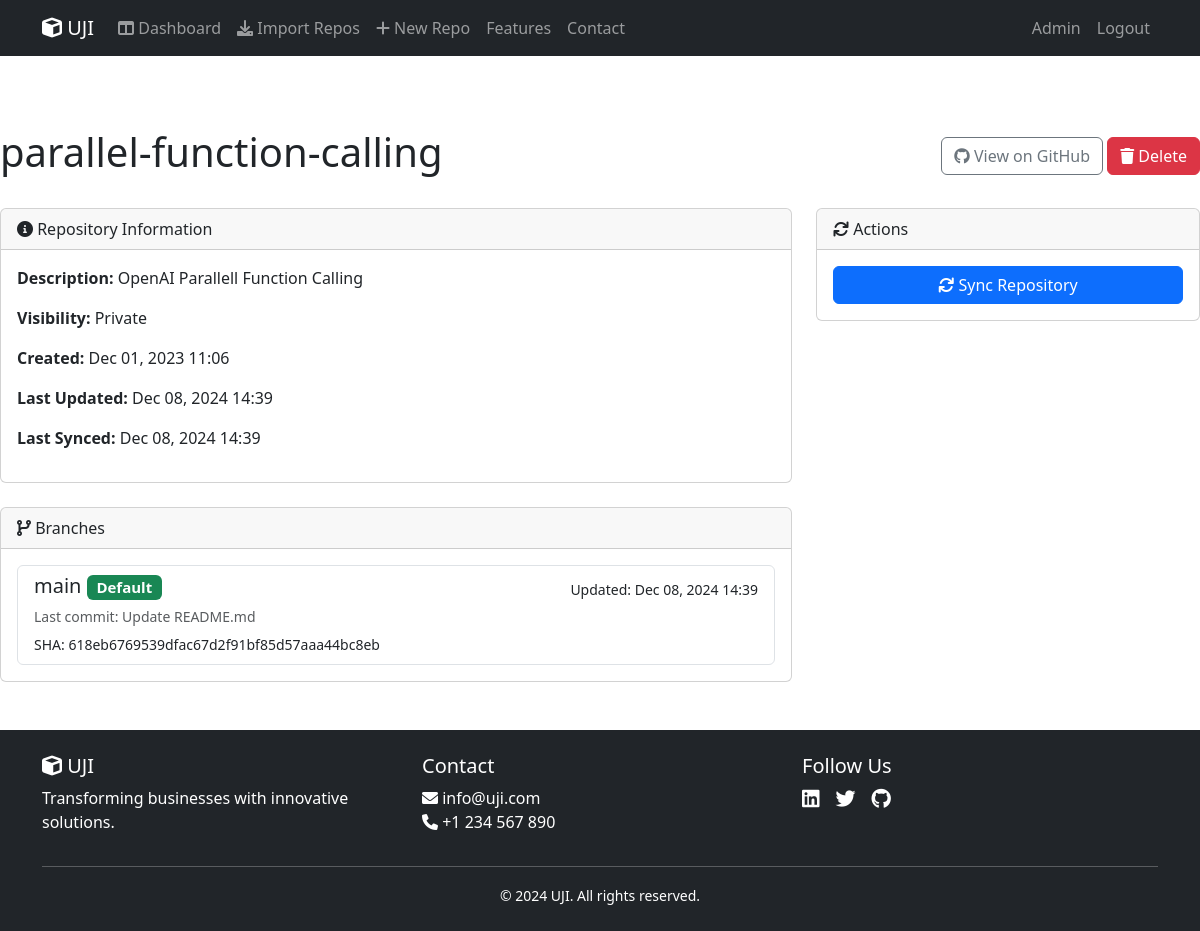
/repos/321/ (signed in), run on the app's committed database.
### repos/models.py (models this page shows, shortened)
class Repository(models.Model):
    github_id = models.IntegerField(unique=True)
    name = models.CharField(max_length=255)
    full_name = models.CharField(max_length=255, default='')  # Added default
    description = models.TextField(blank=True, null=True)
    url = models.URLField()
    private = models.BooleanField(default=False)
    fork = models.BooleanField(default=False)
    created_at = models.DateTimeField(default=timezone.now)
    updated_at = models.DateTimeField(auto_now=True)
    pushed_at = models.DateTimeField(null=True, blank=True)
    size = models.IntegerField(default=0)
    language = models.CharField(max_length=100, blank=True, null=True)
    default_branch = models.CharField(max_length=100, default='main')
    organization = models.CharField(max_length=255, null=True, blank=True)
    last_synced = models.DateTimeField(null=True, blank=True)
    local_path = models.CharField(max_length=512, null=True, blank=True)
    _cached_active_session = None
    _cached_has_sessions = None
    class Meta:
        verbose_name_plural = "repositories"
        ordering = ['-updated_at']
        indexes = [
            models.Index(fields=['updated_at']),
            models.Index(fields=['organization']),
            models.Index(fields=['language']),
        ]

class Branch(models.Model):
    repository = models.ForeignKey(Repository, on_delete=models.CASCADE, related_name='branches')
    name = models.CharField(max_length=255)
    is_default = models.BooleanField(default=False)
    last_commit_sha = models.CharField(max_length=40)
    last_commit_message = models.TextField(blank=True, null=True)
    updated_at = models.DateTimeField(auto_now=True)
    class Meta:
        verbose_name_plural = "branches"
        ordering = ['-updated_at']
        unique_together = ['repository', 'name']

### repos/views.py (the view)
# urls.py: path('<int:pk>/', views.repository_detail, name='repository_detail'),
@login_required
def repository_detail(request, pk):
    repository = get_object_or_404(Repository, pk=pk)
    branches = repository.branches.all().order_by('-is_default', 'name')
    return render(request, 'repos/repository_detail.html', {
        'repository': repository,
        'branches': branches
    })

### templates/repos/repository_detail.html (shortened to what this page needs)
{% extends 'base.html' %}
{% block content %}
<div class="d-flex justify-content-between align-items-center mb-4">
    <h1>{{ repository.name }}</h1>
    <div>
        <a href="{{ repository.url }}" class="btn btn-outline-secondary" target="_blank">
            <i class="fab fa-github"></i> View on GitHub
        </a>
        <a href="{% url 'repos:repository_delete' repository.pk %}" class="btn btn-danger">
            <i class="fas fa-trash"></i> Delete
        </a>
    </div>
</div>
<div class="row">
    <div class="col-md-8">
        <div class="card mb-4">
            <div class="card-header">
                <i class="fas fa-info-circle"></i> Repository Information
            </div>
            <div class="card-body">
                <p><strong>Description:</strong> {{ repository.description|default:"No description available" }}</p>
                <p><strong>Visibility:</strong> {% if repository.private %}Private{% else %}Public{% endif %}</p>
                <p><strong>Created:</strong> {{ repository.created_at|date:"M d, Y H:i" }}</p>
                <p><strong>Last Updated:</strong> {{ repository.updated_at|date:"M d, Y H:i" }}</p>
                <p><strong>Last Synced:</strong> {{ repository.last_synced|date:"M d, Y H:i"|default:"Never" }}</p>
            </div>
        </div>
        <div class="card">
            <div class="card-header">
                <i class="fas fa-code-branch"></i> Branches
            </div>
            <div class="card-body">
                {% if branches %}
                    <div class="list-group">
                        {% for branch in branches %}
                            <div class="list-group-item">
                                <div class="d-flex justify-content-between align-items-center">
                                    <h5 class="mb-1">
                                        {{ branch.name }}
                                        {% if branch.is_default %}
                                            <span class="badge bg-success">Default</span>
                                        {% endif %}
                                    </h5>
                                    <small>Updated: {{ branch.updated_at|date:"M d, Y H:i" }}</small>
                                </div>
                                <p class="mb-1">
                                    <small class="text-muted">Last commit: {{ branch.last_commit_message|truncatechars:100 }}</small>
                                </p>
                                <small>SHA: {{ branch.last_commit_sha }}</small>
                            </div>
                        {% endfor %}
                    </div>
                {% else %}
                    <p class="text-muted">No branches found.</p>
                {% endif %}
            </div>
        </div>
    </div>
    <div class="col-md-4">
        <div class="card mb-4">
            <div class="card-header">
                <i class="fas fa-sync"></i> Actions
            </div>
            <div class="card-body">
                <form method="post" action="{% url 'repos:repository_import' %}">
                    <button type="submit" class="btn btn-primary w-100">
                        <i class="fas fa-sync"></i> Sync Repository
                    </button>
                </form>
            </div>
        </div>
    </div>
</div>
{% endblock %}

### templates/base.html (style rules this page uses)
.card { transition: transform 0.3s ease; }

### data on the page
Repository: name "parallel-function-calling", description "OpenAI Parallell Function Calling", created_at "Dec 01, 2023 11:06", updated_at "Dec 08, 2024 14:39", last_synced "Dec 08, 2024 14:39"
Branch: name "main", is_default "Default", updated_at "Dec 08, 2024 14:39", last_commit_message "Update README.md", last_commit_sha "618eb6769539dfac67d2f91bf85d57aaa44bc8eb"
